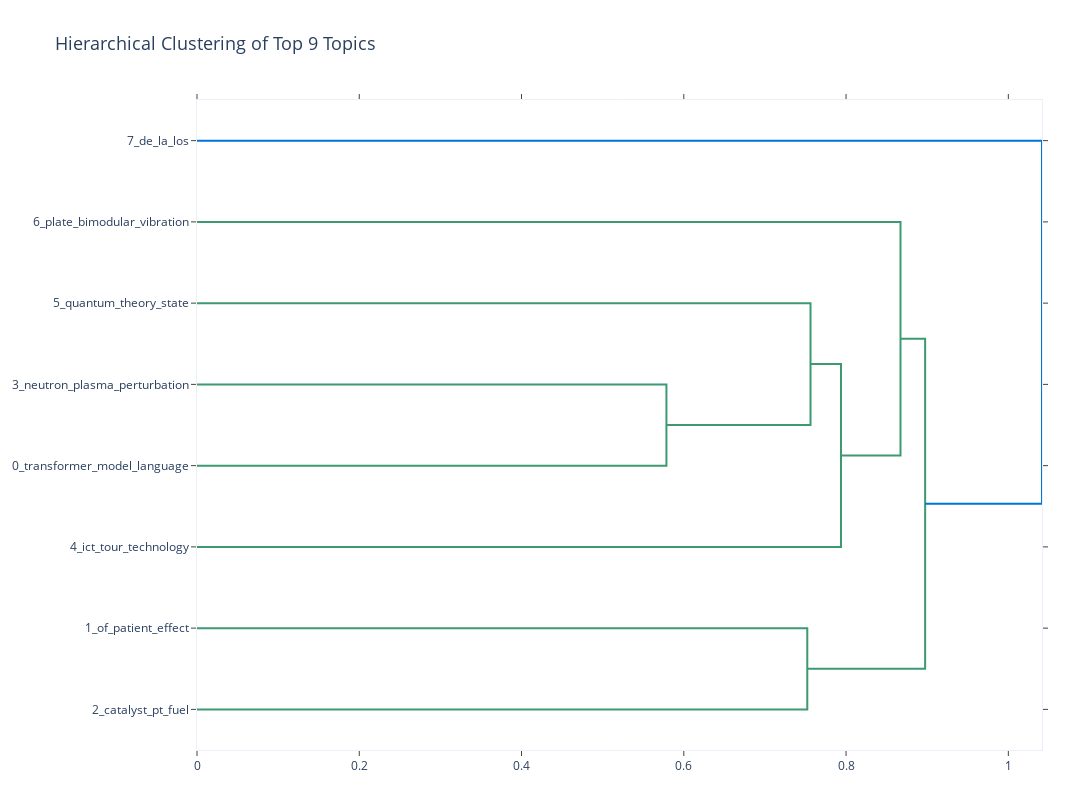

The cell this chart's notebook holds for it:
### Code cell
# Step 1: Visualize Hierarchical Clustering of Top Topics
print(f"Visualizing Hierarchical Clustering of Top {nr_topics_to_reduce} Topics...")

# Generate the hierarchical clustering map
hierarchical_clustering_fig = topic_model_reduced.visualize_hierarchy()

# Step 2: Customize the layout and appearance of the dendrogram
hierarchical_clustering_fig.update_layout(
    title=f"Hierarchical Clustering of Top {nr_topics_to_reduce} Topics",
    title_font_size=18,  # Make the title larger
    font=dict(size=12),  # Set a default font size
    width=1200,  # Increase the width of the plot for better readability
    height=800,  # Increase the height for better visualization
    margin=dict(l=50, r=50, t=100, b=50),  # Adjust margins
    paper_bgcolor="white",  # Set background to white for better clarity
    plot_bgcolor="white",  # Set plot background to white
)

# Display the improved hierarchical clustering map
hierarchical_clustering_fig.show()

### Figure 1 — Plotly figure (JSON) as saved in the notebook; plotly's stock layout.template omitted (floating-point values rounded to 4 significant figures)
{"data": [{"hoverinfo": "text", "marker": {"color": "rgb(61,153,112)"}, "mode": "lines", "type": "scatter", "x": [0, 0.5786, 0.5786, 0], "xaxis": "x", "y": [-35, -35, -45, -45], "yaxis": "y"}, {"hoverinfo": "text", "marker": {"color": "rgb(61,153,112)"}, "mode": "lines", "type": "scatter", "x": [0, 0.7562, 0.7562, 0.5786], "xaxis": "x", "y": [-25, -25, -40, -40], "yaxis": "y"}, {"hoverinfo": "text", "marker": {"color": "rgb(61,153,112)"}, "mode": "lines", "type": "scatter", "x": [0.7562, 0.7938, 0.7938, 0], "xaxis": "x", "y": [-32.5, -32.5, -55, -55], "yaxis": "y"}, {"hoverinfo": "text", "marker": {"color": "rgb(61,153,112)"}, "mode": "lines", "type": "scatter", "x": [0, 0.8671, 0.8671, 0.7938], "xaxis": "x", "y": [-15, -15, -43.75, -43.75], "yaxis": "y"}, {"hoverinfo": "text", "marker": {"color": "rgb(61,153,112)"}, "mode": "lines", "type": "scatter", "x": [0, 0.7522, 0.7522, 0], "xaxis": "x", "y": [-65, -65, -75, -75], "yaxis": "y"}, {"hoverinfo": "text", "marker": {"color": "rgb(61,153,112)"}, "mode": "lines", "type": "scatter", "x": [0.8671, 0.8975, 0.8975, 0.7522], "xaxis": "x", "y": [-29.38, -29.38, -70, -70], "yaxis": "y"}, {"hoverinfo": "text", "marker": {"color": "rgb(0,116,217)"}, "mode": "lines", "type": "scatter", "x": [0, 1.042, 1.042, 0.8975], "xaxis": "x", "y": [-5, -5, -49.69, -49.69], "yaxis": "y"}], "layout": {"autosize": false, "font": {"size": 12}, "height": 800, "hoverlabel": {"bgcolor": "white", "font": {"family": "Rockwell", "size": 16}}, "hovermode": "closest", "margin": {"b": 50, "l": 50, "r": 50, "t": 100}, "paper_bgcolor": "white", "plot_bgcolor": "white", "showlegend": false, "title": {"font": {"size": 18}, "text": "Hierarchical Clustering of Top 9 Topics"}, "width": 1200, "xaxis": {"mirror": "allticks", "rangemode": "tozero", "showgrid": false, "showline": true, "showticklabels": true, "ticks": "outside", "type": "linear", "zeroline": false}, "yaxis": {"mirror": "allticks", "range": [-80, 0], "rangemode": "tozero", "showgrid": false, "showline": true, "showticklabels": true, "tickmode": "array", "ticks": "outside", "ticktext": ["7_de_la_los", "6_plate_bimodular_vibration", "5_quantum_theory_state", "3_neutron_plasma_perturbation", "0_transformer_model_language", "4_ict_tour_technology", "1_of_patient_effect", "2_catalyst_pt_fuel"], "tickvals": [-5, -15, -25, -35, -45, -55, -65, -75], "type": "linear", "zeroline": false}}}
